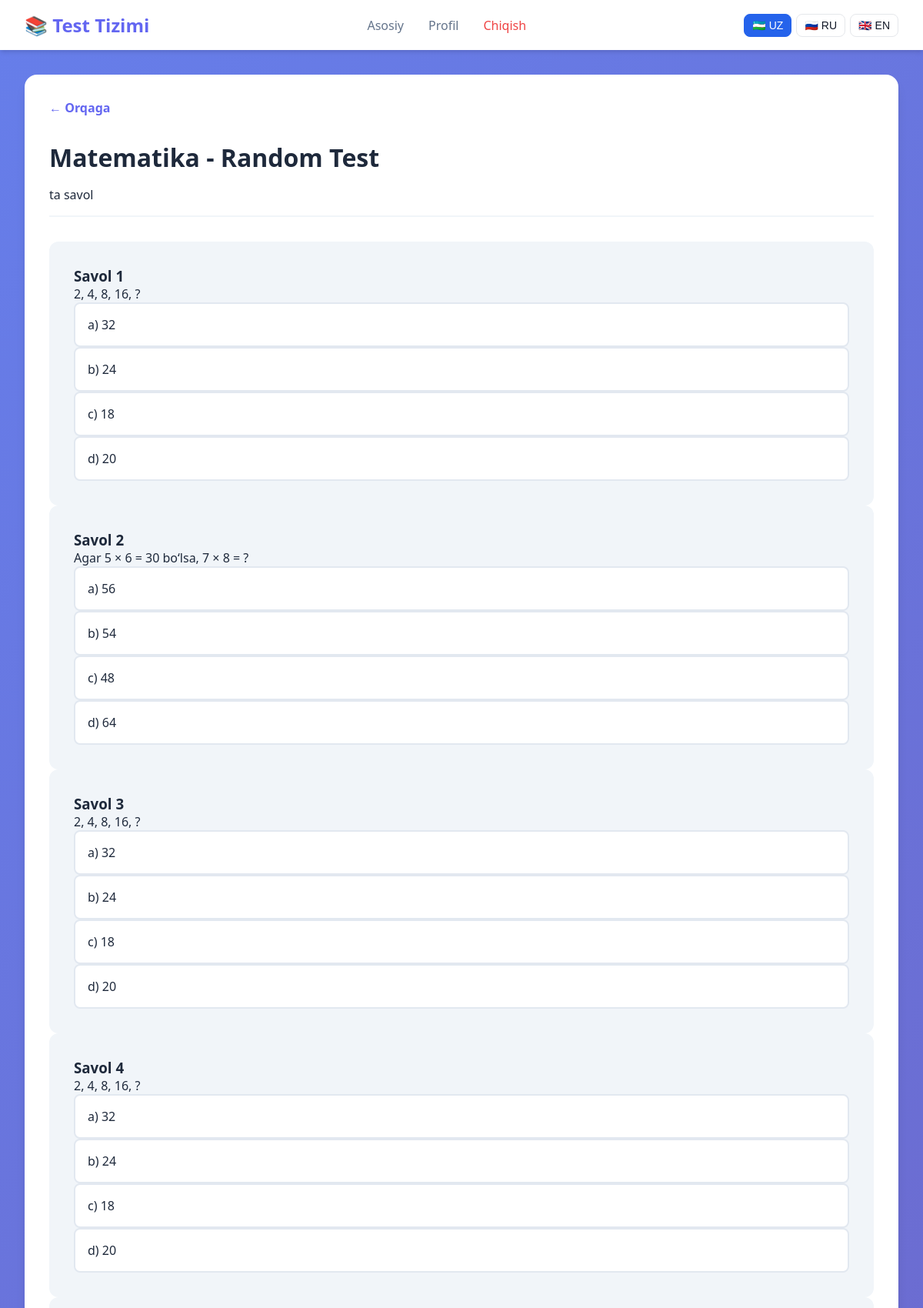
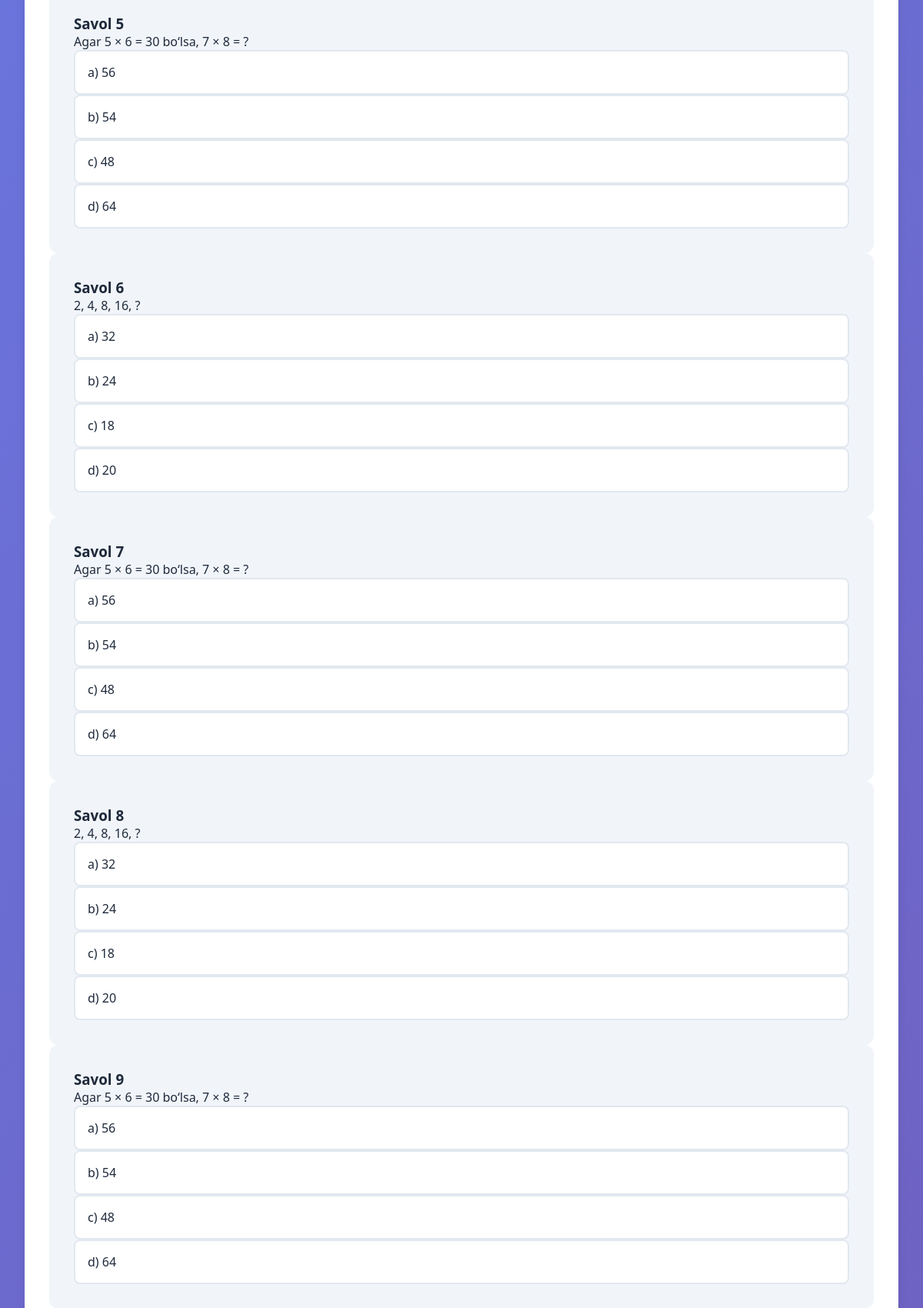
The page /uz/subject/6/random/ (signed in, upper part) on the database its author committed (2 pictures, top to bottom).
### test_app/models.py (models this page shows, shortened)
class Question(models.Model):
    test = models.ForeignKey(
        Test, on_delete=models.CASCADE, related_name="questions", verbose_name="Test"
    )
    question_text = models.TextField(verbose_name="Savol matni")
    order = models.IntegerField(default=1, verbose_name="Tartib raqami")
    created_at = models.DateTimeField(auto_now_add=True)
    class Meta:
        verbose_name = "Savol"
        verbose_name_plural = "Savollar"
        ordering = ["order"]

class Answer(models.Model):
    question = models.ForeignKey(
        Question, on_delete=models.CASCADE, related_name="answers", verbose_name="Savol"
    )
    answer_text = models.CharField(max_length=500, verbose_name="Javob matni")
    is_correct = models.BooleanField(default=False, verbose_name="To'g'ri javob")
    order = models.CharField(
        max_length=1,
        choices=[("a", "A"), ("b", "B"), ("c", "C"), ("d", "D")],
        verbose_name="Harf",
    )
    class Meta:
        verbose_name = "Javob"
        verbose_name_plural = "Javoblar"
        ordering = ["order"]

### test_app/views.py (the view)
@login_required
def take_random_test_view(request, subject_id):
    subject = get_object_or_404(Subject, id=subject_id)
    tests = subject.tests.all()
    unlocked_tests = [t for t in tests if t.is_unlocked_for_user(request.user)]
    if not unlocked_tests:
        messages.error(request, _("Sizda hali ochilgan testlar mavjud emas!"))
        return redirect("subject_tests", subject_id=subject_id)
    all_questions = []
    for test in unlocked_tests:
        all_questions.extend(list(test.questions.all()))
    question_count = min(subject.random_test_question_count, len(all_questions))
    if question_count < 5:
        messages.error(
            request,
            _("Random test uchun yetarli savol mavjud emas!"),
        )
        return redirect("subject_tests", subject_id=subject_id)
    random_questions = random.sample(all_questions, question_count)
    random_test = {
        "id": 0,
        "name": f"{subject.name} - Random Test",
        "subject": subject,
        "is_random": True,
    }
    return render(
        request,
        "take_random_test.html",
        {
            "test": random_test,
            "questions": random_questions,
            "subject": subject,
            "question_count": question_count,
        },
    )

### test_app/models.py (called while the page is built)
    def is_unlocked_for_user(self, user):
        if self.order == 1:
            return True
        previous_test = Test.objects.filter(
            subject=self.subject, order=self.order - 1
        ).first()
        if not previous_test:
            return True
        last_attempt = (
            UserTestAttempt.objects.filter(
                user=user, test=previous_test, completed=True
            )
            .order_by("-completed_at")
            .first()
        )
        if (
            last_attempt
            and last_attempt.score_percentage >= previous_test.min_score_to_unlock
        ):
            return True
        return False

    @property
    def score_percentage(self):
        if self.total_questions > 0:
            return (self.score / self.total_questions) * 100
        return 0

### templates/take_random_test.html (shortened to what this page needs)
{% extends 'base.html' %}
{% load i18n %}
{% block content %}
<div class="test-taking-container">
    <div class="test-header-section">
        <a href="{% url 'subject_tests' test.subject.id %}" class="back-btn">
            ← {% trans "Orqaga" %}
        </a>
        <h1>{{ test.name }}</h1>
        <p>
            {% trans "ta savol" %}
        </p>
    </div>
    <form method="post" action="{% url 'submit_test' test.id %}">
        {% for question in questions %}
        <div class="question-card">
            <h3>
                {% trans "Savol" %} {{ forloop.counter }}
            </h3>
            <p>{{ question.question_text }}</p>
            {% for answer in question.answers.all %}
            <label class="answer-option">
                {{ answer.order }}) {{ answer.answer_text }}
            </label>
            {% endfor %}
        </div>
        {% endfor %}
    </form>
</div>
{% endblock %}

### static/css/styles.css (style rules this page uses)
* { margin: 0; padding: 0; box-sizing: border-box; }
:root { --primary: #6366f1; --primary-dark: #4f46e5; --secondary: #8b5cf6; --success: #10b981; --warning: #f59e0b; --danger: #ef4444; --dark: #1e293b; --gray: #64748b; --light: #f1f5f9; --white: #ffffff; --correct: #10b981; --incorrect: #ef4444; --shadow: 0 4px 6px -1px rgba(0, 0, 0, 0.1), 0 2px 4px -1px rgba(0, 0, 0, 0.06); --shadow-lg: 0 10px 15px -3px rgba(0, 0, 0, 0.1), 0 4px 6px -2px rgba(0, 0, 0, 0.05); }
body { font-family: 'Segoe UI', Tahoma, Geneva, Verdana, sans-serif; background: linear-gradient(135deg, #667eea 0%, #764ba2 100%); min-height: 100vh; color: var(--dark); }
.back-btn { display: inline-flex; align-items: center; color: var(--primary); text-decoration: none; font-weight: 600; margin-bottom: 1rem; transition: color 0.3s; }
.test-taking-container { background: var(--white); border-radius: 16px; padding: 2rem; box-shadow: var(--shadow-lg); }
.test-header-section { margin-bottom: 2rem; border-bottom: 2px solid var(--light); padding-bottom: 1rem; }
.test-header-section h1 { margin: 1rem 0; color: var(--dark); }
.question-card { background: var(--light); border-radius: 12px; padding: 2rem; transition: all 0.3s; }
.answer-option { display: flex; align-items: center; padding: 1rem; background: var(--white); border: 2px solid #e2e8f0; border-radius: 8px; cursor: pointer; transition: all 0.3s; position: relative; }

### rows shown on the page
Question: question_text "2, 4, 8, 16, ?"
Answer: order "a", answer_text "32"
Answer: order "b", answer_text "24"
Answer: order "c", answer_text "18"
Answer: order "d", answer_text "20"
Question: question_text "Agar 5 × 6 = 30 bo‘lsa, 7 × 8 = ?"
Answer: order "a", answer_text "56"
Answer: order "b", answer_text "54"
Answer: order "c", answer_text "48"
Answer: order "d", answer_text "64"
Question: question_text "2, 4, 8, 16, ?"
Answer: order "a", answer_text "32"
Answer: order "b", answer_text "24"
Answer: order "c", answer_text "18"
Answer: order "d", answer_text "20"
Question: question_text "2, 4, 8, 16, ?"
Answer: order "a", answer_text "32"
Answer: order "b", answer_text "24"
Answer: order "c", answer_text "18"
Answer: order "d", answer_text "20"
Question: question_text "Agar 5 × 6 = 30 bo‘lsa, 7 × 8 = ?"
Answer: order "a", answer_text "56"
Answer: order "b", answer_text "54"
Answer: order "c", answer_text "48"
Answer: order "d", answer_text "64"
Question: question_text "2, 4, 8, 16, ?"
Answer: order "a", answer_text "32"
Answer: order "b", answer_text "24"
Answer: order "c", answer_text "18"
Answer: order "d", answer_text "20"
Question: question_text "Agar 5 × 6 = 30 bo‘lsa, 7 × 8 = ?"
Answer: order "a", answer_text "56"
Answer: order "b", answer_text "54"
Answer: order "c", answer_text "48"
Answer: order "d", answer_text "64"
Question: question_text "2, 4, 8, 16, ?"
Answer: order "a", answer_text "32"
Answer: order "b", answer_text "24"
Answer: order "c", answer_text "18"
Answer: order "d", answer_text "20"
Question: question_text "Agar 5 × 6 = 30 bo‘lsa, 7 × 8 = ?"
Answer: order "a", answer_text "56"
Answer: order "b", answer_text "54"
Answer: order "c", answer_text "48"
Answer: order "d", answer_text "64"

### other values the page prints
{{ test.name }} "Matematika - Random Test"
